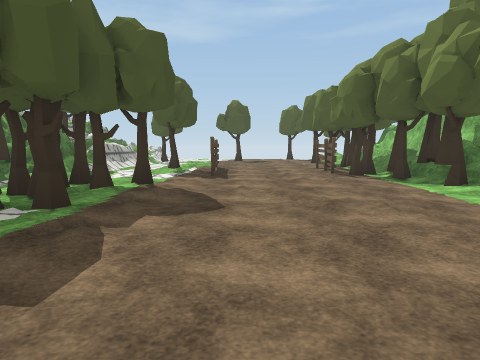
view 1 (above)

17 first-person views from a walk through a Unity game level. The camera is 1.4 m above the floor, tilts 6° down and sees 75° across. The floor is counted in squares, 2 m on a side. Each view is taken from the middle of a square. On the plan, view 1 faces up. The plan holds only what a view shows up to about 10 squares ahead; the rest is blank. The place goes on beyond the plan. Some animated figures are not drawn. Some surface patterns are stand-ins.

view 2
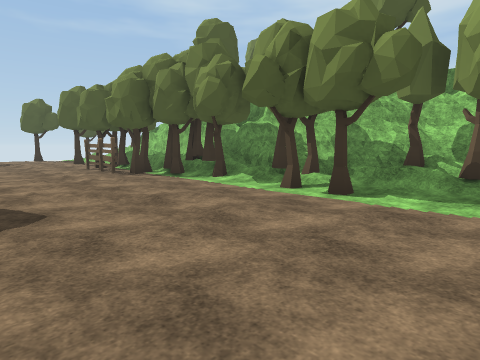

view 3
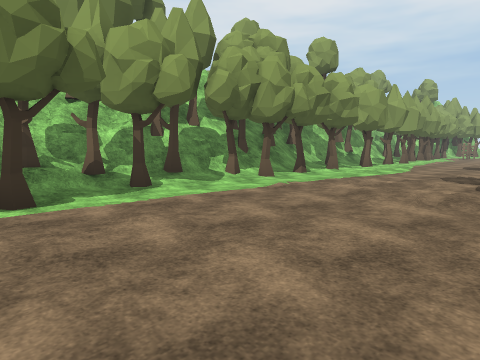

view 4
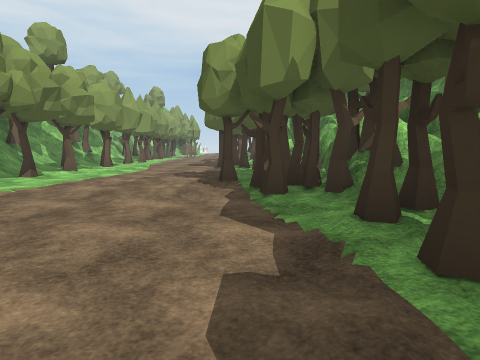

view 5
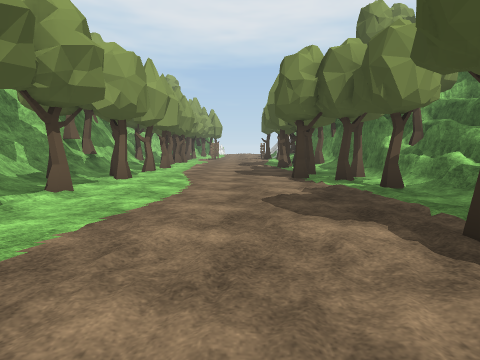

view 6
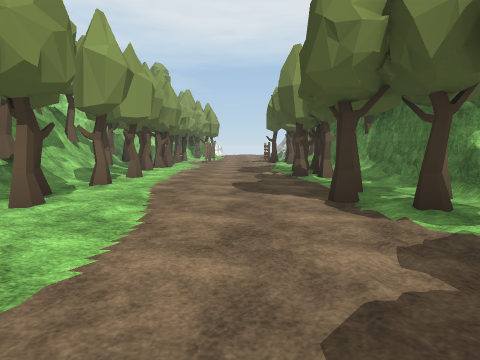

view 7
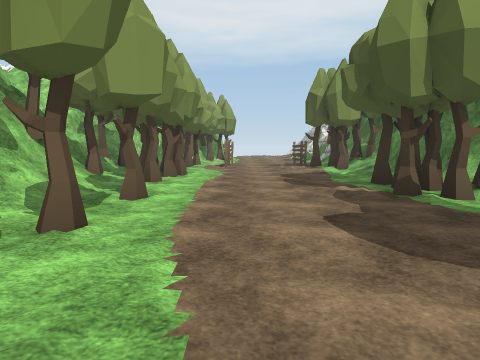

view 8
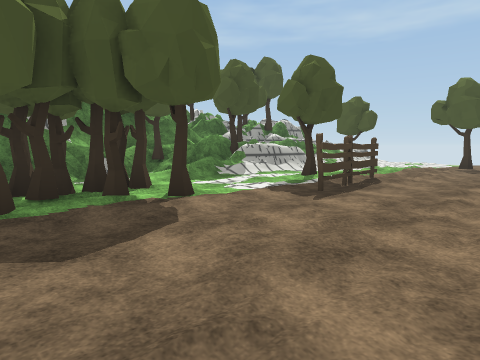

view 9
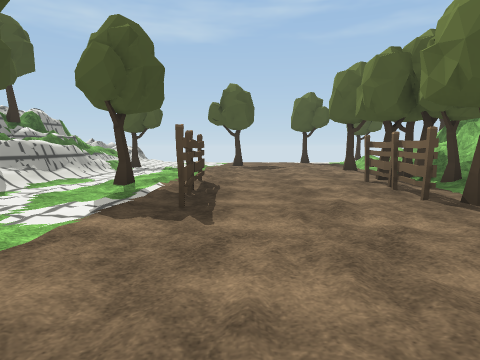

view 10
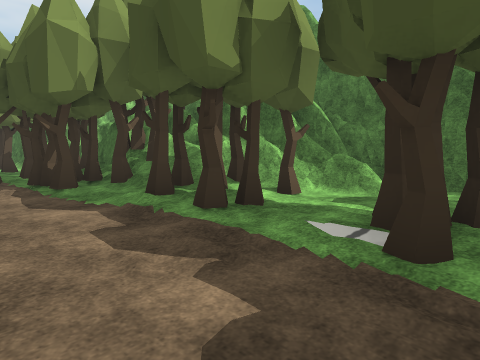

view 11
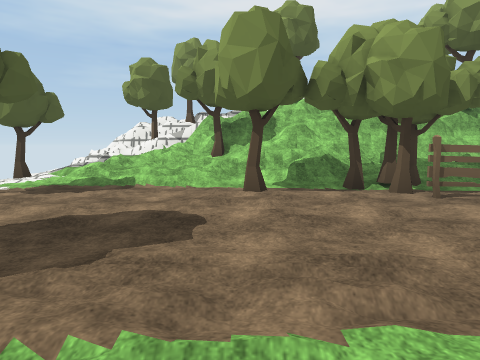

view 12
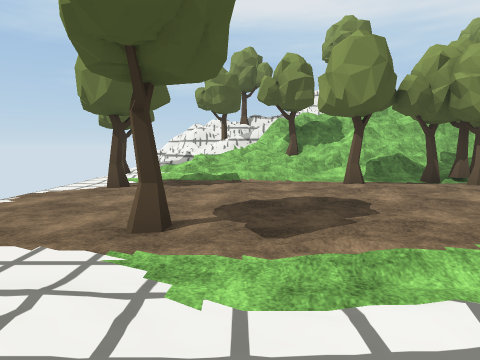

view 13
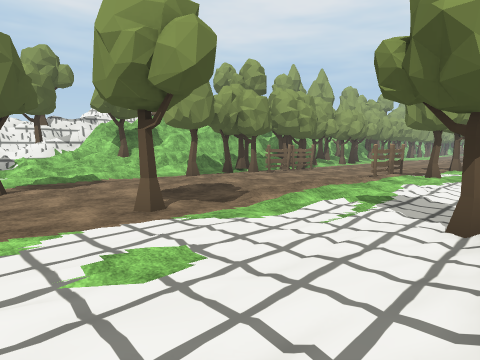

view 14
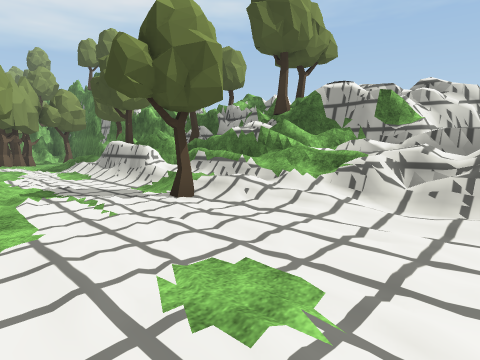

view 15
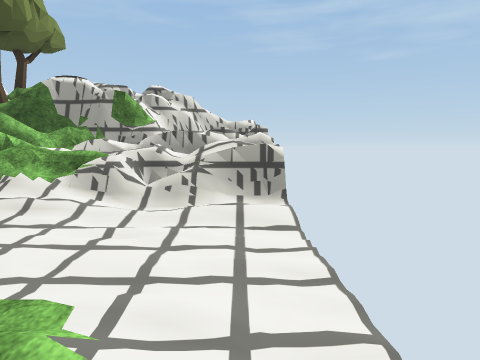

view 16
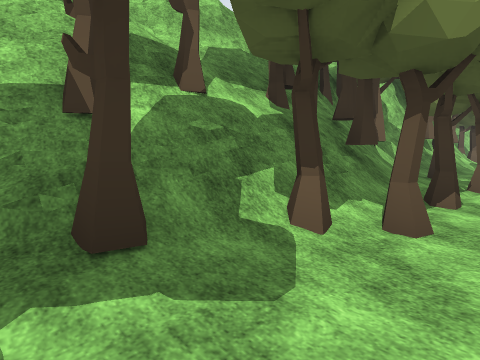

view 17
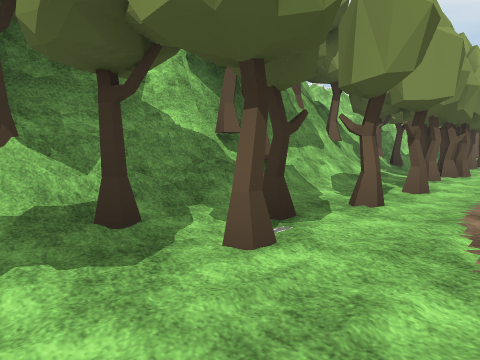

### Floor plan
Key: @ floor where view 1 was taken; # wall or solid block; . main floor; : floor 0.25 m higher than the main floor; + floor 0.5 m higher than the main floor; * floor 0.75 m higher than the main floor; % floor 1.25 m higher than the main floor; & floor 1.5 m higher than the main floor; $ floor 1.75 m higher than the main floor; / step, stairs or slope; = window, fence, low wall or low ledge; T tree; F fence; O other object.
Columns run from 8 left of view 1 to 8 right of it. Each row starts with its distance up from view 1.
 19  = #=
 18 #$&=/........T::=
 17 ##==/...../T///=#
 16 ###=/:..T...///T
 15  ##=/:......//=#
 14   ##/T://...//T#
 13   #=+..//:/T/=##
 12   ##=.///.:/.##
 11   ###.//....T##
 10    ##.//...TT##
  9    #/.TF...F=##
  8    #/..F..FT=##
  7   ##/.......T##
  6   ##/./.....T##
  5   #..TT/....T##
  4   #TTT:.....T##
  3   #..TT.....T=#
  2   #=.......T.T##
  1   ##TTT......T##
  0   ##TTT.@...T ##
 -1    ##TT./.../TT#
 -2     #TTT/...T%T#
 -3      TTT::..TTT#
 -4      TT:....TTT#
 -5      #/.....//##
 -6      ##T....T*T
 -7      #=T.....TT
 -8      #T.T..TT/#
 -9      ##T.....+#
-10      #/T...TTT#
-11      #/T...T.##
-12      #OTT...:T#
-13      ##T....TT#
-14       #/....T=#
-15       #....TT T
-16       TT/...TTT#

Where each view was taken, in squares from view 1:
view 1: 0 up, 0 right, facing up
view 2: 0 up, 1 left, facing up-right
view 3: 3 up, 1 left, facing down-right
view 4: 3 up, 1 left, facing down
view 5: 1 down, 1 right, facing down
view 6: 4 down, 1 right, facing down
view 7: 7 down, 2 right, facing down
view 8: 3 up, 2 right, facing up-left
view 9: 4 up, 0 right, facing up
view 10: 4 up, 0 right, facing down-left
view 11: 13 up, 2 left, facing right
view 12: 15 up, 3 left, facing right
view 13: 18 up, 4 left, facing down-right
view 14: 18 up, 1 left, facing down-left
view 15: 18 up, 1 left, facing left
view 16: 0 up, 3 right, facing down-right
view 17: 6 down, 2 right, facing down-right
